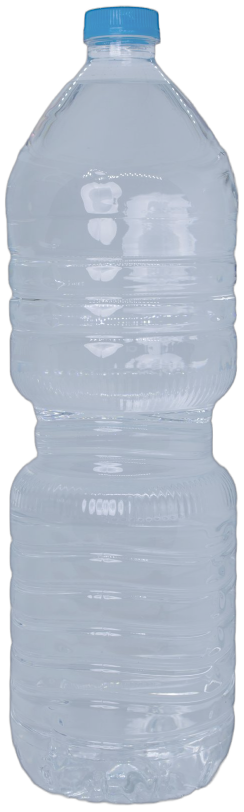
#> input picture mockups/hydratation-v2/assets/cutouts/shell_bottle_15.png, 487 x 1623 px (shown at 1/2 size)
$ python bake-water.py
#> lines starting #> are read from the running program, lines starting #| are printed output that depends on the picture; after the words box and inside, x2 and y2 are one past the last pixel; in counts of white or black regions, pixels touching at a corner belong together
#!/usr/bin/env python3
"""Bake translucent water into cutout PNGs (mockups only)."""
from pathlib import Path
import numpy as np
from PIL import Image

CUT = Path(__file__).resolve().parents[1] / 'assets' / 'cutouts'

FILLABLE = {
    'plastic_15': (0.155, 0.035),
    'small_50': (0.14, 0.04),
    'glass_25': (0.06, 0.12),
    'gourd': (0.12, 0.03),
}


def surface_from_bottom(kind: str, fill_ratio: float) -> float:
    top, bot = FILLABLE[kind]
    return bot + max(0.0, min(1.0, fill_ratio)) * (1 - top - bot)


def add_water(src: Path, dst: Path, kind: str, fill_ratio: float, opaque_body: bool = False) -> None:
#> called with kind = 'plastic_15', fill_ratio = 0.413, opaque_body = False
    im = Image.open(src).convert('RGBA')
#> im is the input picture: PIL image 487x1623 RGBA; mean R, G, B, A 148.4, 158.4, 171.7, 201.9
    arr = np.array(im).astype(np.float32)
    h, w = arr.shape[:2]
#> h = 1623; w = 487
    alpha = arr[..., 3] / 255.0
    rgb = arr[..., :3]

    surface = surface_from_bottom(kind, fill_ratio)
    y_surface = (1.0 - surface) * (h - 1)
#> y_surface = 1022.2
    yy = np.arange(h, dtype=np.float32)[:, None]
#> yy = 1623 values from 0 to 1622
    xx = np.arange(w, dtype=np.float32)[None, :]

    inside = alpha > 0.15
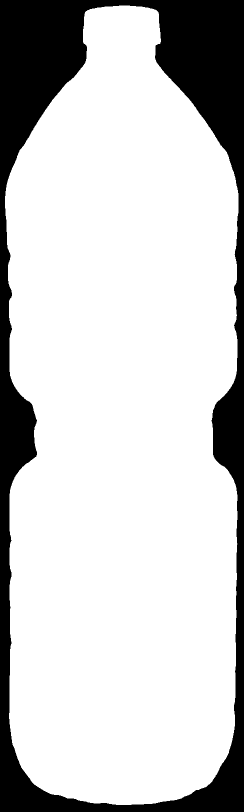
#> inside: shape (1623, 487) bool (shown at 1/2 size); 80% white; 1 black region, box (x1, y1, x2, y2) and area: (0, 0, 487, 1623) 158165
    water_mask = inside & (yy >= y_surface)
#> water_mask: shape (1623, 487) bool; 32% white; 1 white region, box (x1, y1, x2, y2) and area: (18, 1023, 475, 1610) 252661

    _top_i, bot_i = FILLABLE[kind]
    water_bot = h - 1 - bot_i * h
#> water_bot = 1565.2
    depth = np.clip((yy - y_surface) / max(1.0, water_bot - y_surface), 0, 1)
#> depth = 1623 values from 0 to 1
    depth = np.broadcast_to(depth, (h, w))

    if opaque_body:
        c_top = np.array([140, 220, 255], dtype=np.float32)
        c_bot = np.array([30, 110, 190], dtype=np.float32)
        strength = 0.38 + 0.32 * depth
    else:
        c_top = np.array([160, 230, 255], dtype=np.float32)
        c_bot = np.array([15, 95, 175], dtype=np.float32)
        strength = 0.42 + 0.38 * depth

    water_col = c_top * (1 - depth[..., None]) + c_bot * depth[..., None]
    lum = 0.2126 * rgb[..., 0] + 0.7152 * rgb[..., 1] + 0.0722 * rgb[..., 2]
    spec = np.clip((lum - (160 if opaque_body else 175)) / 70.0, 0, 1)[..., None]

    if opaque_body:
        base = rgb / 255.0
        ov = water_col / 255.0
        soft = np.where(base < 0.5, 2 * base * ov, 1 - 2 * (1 - base) * (1 - ov)) * 255
        tint = rgb * (1 - strength[..., None] * 0.7) + water_col * (strength[..., None] * 0.7)
        blended = soft * 0.4 + tint * 0.6
    else:
        mult = (rgb / 255.0) * (water_col / 255.0) * 255.0
        tint = rgb * (1 - strength[..., None] * 0.65) + water_col * (strength[..., None] * 0.65)
        blended = mult * 0.45 + tint * 0.55

    out_rgb = blended * (1 - spec * (0.9 if opaque_body else 0.85)) + rgb * (spec * (0.9 if opaque_body else 0.85))
    cx = w / 2.0
#> cx = 243.5
    rad = np.abs(xx - cx) / (w / 2.0)
    side = np.clip((rad - 0.35) / 0.65, 0, 1)[..., None]
    out_rgb = out_rgb * (1 - side * water_mask[..., None] * 0.12)

    result = arr.copy()
    result[..., :3] = np.where(water_mask[..., None], np.clip(out_rgb, 0, 255), rgb)

    curve = y_surface + 0.006 * h * ((xx - cx) / (w / 2.0)) ** 2
    meniscus = inside & (yy >= curve) & (yy <= curve + max(2.0, h * 0.01))
#> meniscus: shape (1623, 487) bool; 0.93% white; 1 white region, box (x1, y1, x2, y2) and area: (19, 1023, 475, 1048) 7374
    men_col = np.array([230, 245, 255], dtype=np.float32)
    rr = result[..., :3]
    rr = np.where(meniscus[..., None], rr * 0.55 + men_col * 0.45, rr)
    line = inside & (np.abs(yy - curve) <= 0.9)
#> line: shape (1623, 487) bool; 0.11% white in thin lines or dots, all inside (x1, y1, x2, y2) = (19, 1022, 475, 1032)
    rr = np.where(line[..., None], np.minimum(rr + 45, 255), rr)
    if opaque_body:
        band = inside & (yy >= curve) & (yy <= curve + h * 0.025)
        rr = np.where(band[..., None], rr * 0.85 + np.array([180, 230, 255]) * 0.15, rr)
    result[..., :3] = np.clip(rr, 0, 255)
    Image.fromarray(result.astype(np.uint8), 'RGBA').save(dst, optimize=True)
    print(f'{dst.name}: fill={fill_ratio:.3f} surface={surface:.3f}')


def main() -> None:
    add_water(CUT / 'shell_bottle_15.png', CUT / 'wet_bottle_15.png', 'plastic_15', 620 / 1500, False)
    add_water(CUT / 'shell_bottle_50.png', CUT / 'wet_bottle_50.png', 'small_50', 0.35, False)
#> call 2 of add_water, with kind = 'small_50', fill_ratio = 0.35, opaque_body = False
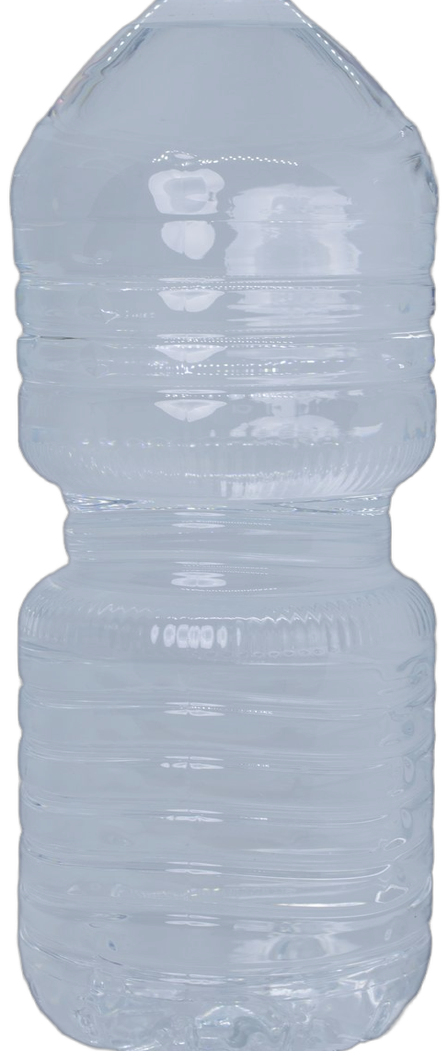
#> input picture mockups/hydratation-v2/assets/cutouts/shell_bottle_50.png, 448 x 1051 px
#> in add_water, im is the input picture: PIL image 448x1051 RGBA; mean R, G, B, A 147.6, 156.6, 169.6, 217.2
#> in add_water (call 2), `inside = alpha > 0.15`: inside: shape (1051, 448) bool; 86% white; 2 black regions, box (x1, y1, x2, y2) and area: (0, 0, 154, 1051) 34788, (292, 0, 448, 1051) 31277
#> in add_water (call 2), `water_mask = inside & (yy >= y_surface)`: water_mask: shape (1051, 448) bool; 29.3% white; 1 white region, box (x1, y1, x2, y2) and area: (17, 707, 436, 1051) 138019
#> in add_water (call 2), `blended = mult * 0.45 + tint * 0.55`:
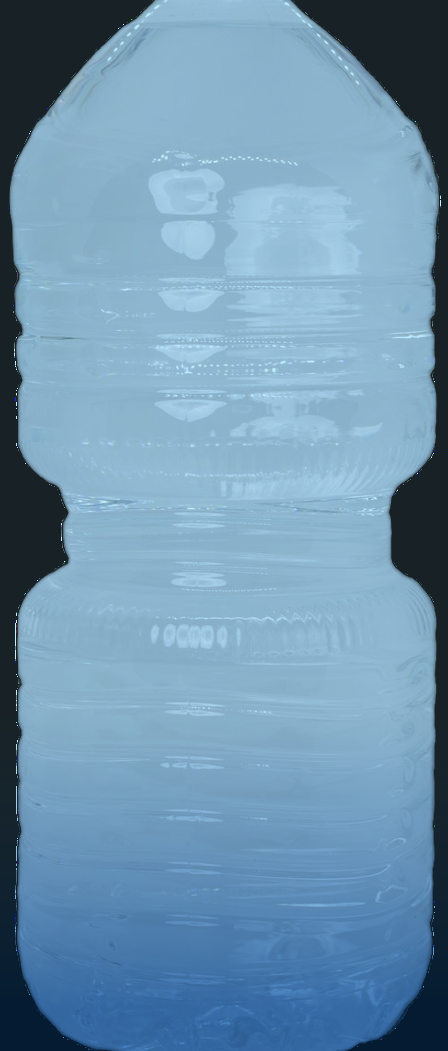
#> blended: shape (1051, 448, 3) float32; mean R, G, B 111.4, 149.4, 176.4
#> in add_water (call 2), `meniscus = inside & (yy >= curve) & (yy <= curve + max(2.0, h * 0.01))`: meniscus: shape (1051, 448) bool; 0.94% white; 1 white region, box (x1, y1, x2, y2) and area: (18, 707, 435, 723) 4421
#> in add_water (call 2), `line = inside & (np.abs(yy - curve) <= 0.9)`:
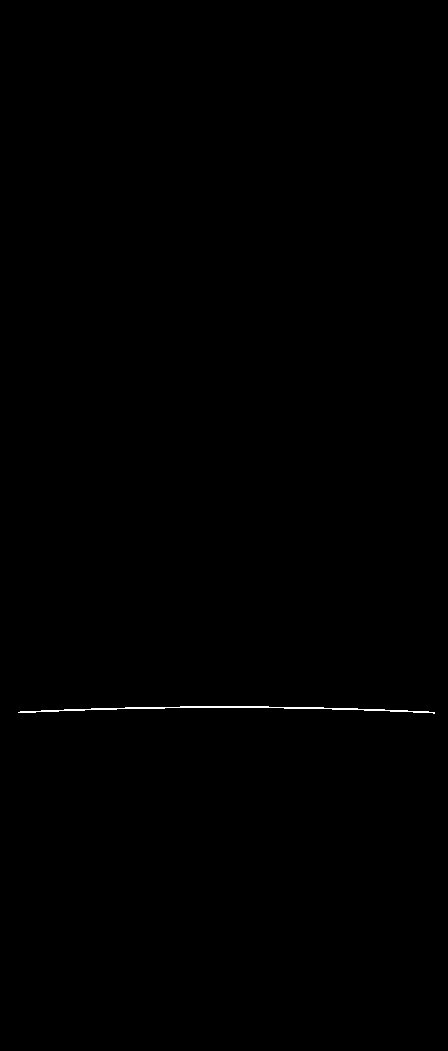
#> line: shape (1051, 448) bool; 0.16% white in thin lines or dots, all inside (x1, y1, x2, y2) = (18, 706, 435, 714)
#> in add_water (call 2), `result[..., :3] = np.clip(rr, 0, 255)`:
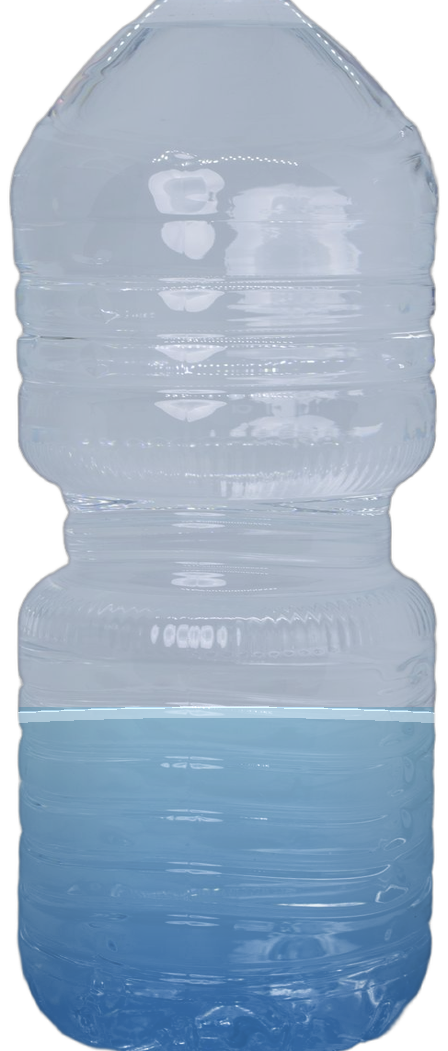
#> result: shape (1051, 448, 4) float32; mean R, G, B, A 127, 145.2, 164.9, 218.3; transparent parts drawn white
    add_water(CUT / 'shell_glass.png', CUT / 'wet_glass_25.png', 'glass_25', 0.55, False)
#> call 3 of add_water, with kind = 'glass_25', fill_ratio = 0.55, opaque_body = False
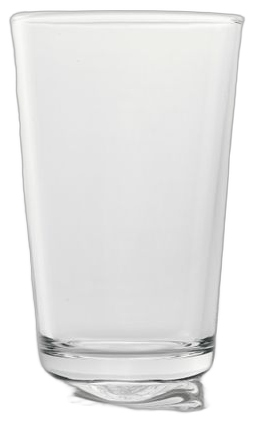
#> input picture mockups/hydratation-v2/assets/cutouts/shell_glass.png, 255 x 423 px
#> in add_water, im is the input picture: PIL image 255x423 RGBA; mean R, G, B, A 160.1, 160.1, 159.7, 182.1
#> in add_water (call 3), `inside = alpha > 0.15`: inside: shape (423, 255) bool; 72.6% white; 1 black region, box (x1, y1, x2, y2) and area: (0, 0, 255, 423) 29545
#> in add_water (call 3), `water_mask = inside & (yy >= y_surface)`:
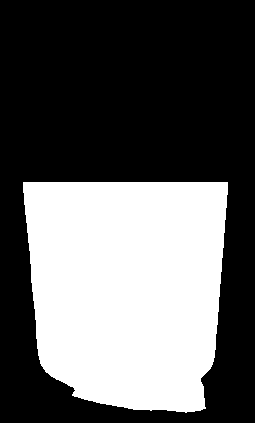
#> water_mask: shape (423, 255) bool; 37.9% white; 1 white region, box (x1, y1, x2, y2) and area: (23, 182, 228, 413) 40867
    add_water(CUT / 'shell_gourde.png', CUT / 'wet_gourde.png', 'gourd', 480 / 750, True)


if __name__ == '__main__':
#> (the run stopped early here; a loop or call above may not have finished)
